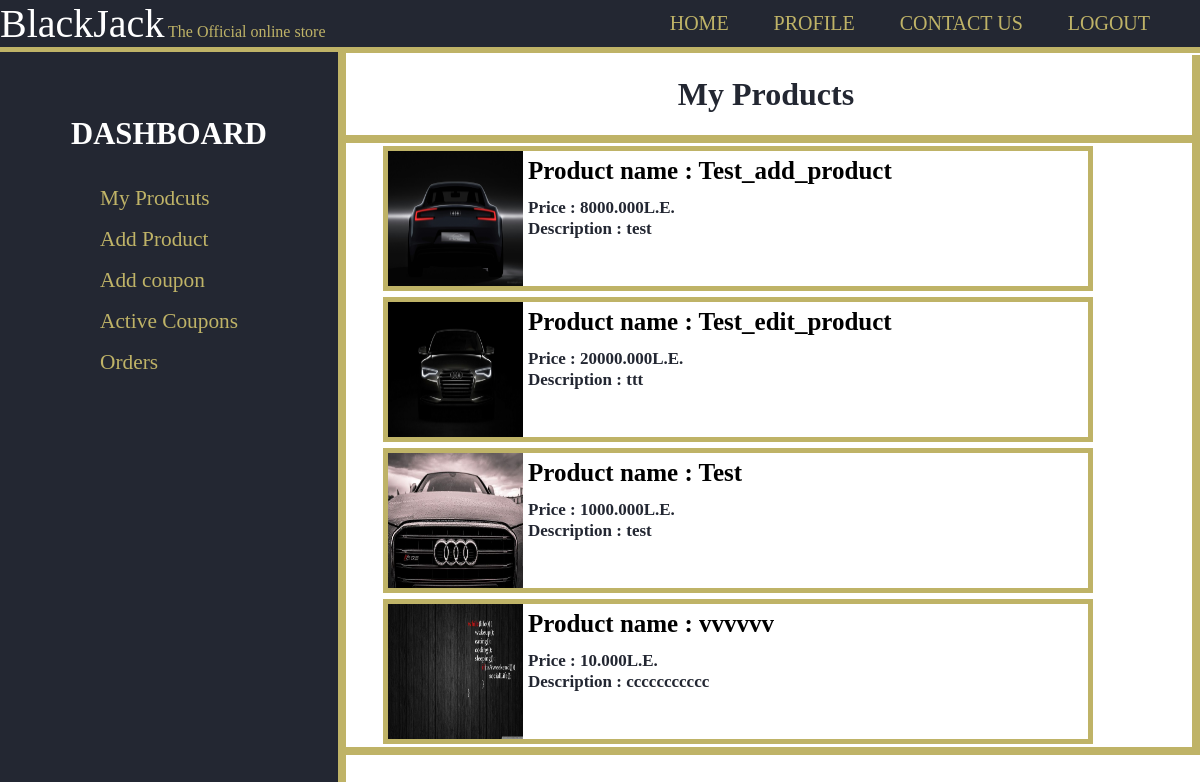
Before: /shop/ (signed in) with the older database file.
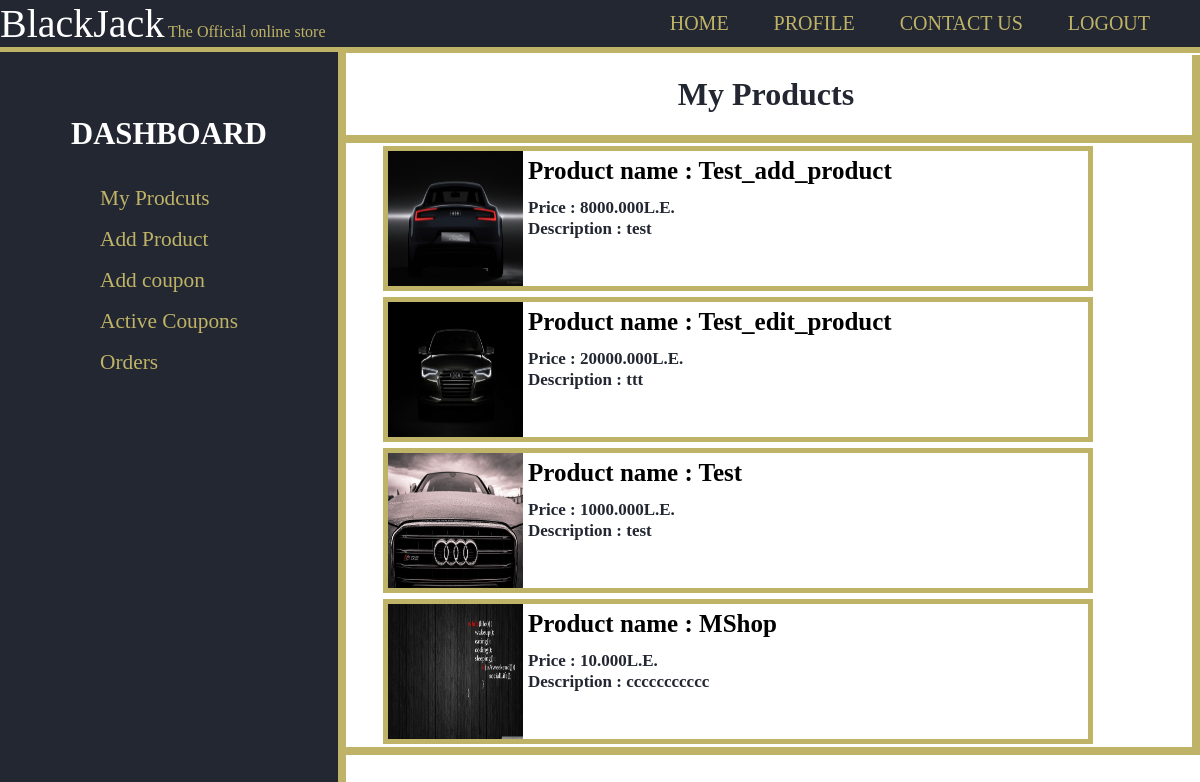
After: the same page with the newer database file.
### products/models.py (models this page shows, shortened)
class Product(models.Model):
    id = models.UUIDField(primary_key=True, default=uuid.uuid4, editable=False)
    name = models.CharField(max_length=100)
    price = models.DecimalField(max_digits=7,decimal_places=2)
    description = models.TextField(blank=True)
    remaininginstock = models.PositiveSmallIntegerField(default=1)
    featured = models.BooleanField(default=False)
    image = models.ImageField(null=True,blank=True,upload_to='product_images/')
    shop = models.ForeignKey('shop.Shop',on_delete=models.CASCADE)
    reviews = models.ManyToManyField(Review, blank=True, related_name="reviews")

### shop/views.py (the view)
# urls.py: path('',views.dashboard,name='shopdashboard'),
@login_required
def dashboard(request):
    preferred_currency=get_preffered_currency(request)
    currency_ratio=get_currency_ratio(request)
    if request.user.shop:
        return render(request,'shop/Dashboard.html',{
            'shop':request.user.shop,
            'products' : request.user.shop.products.all(),
            'currency_ratio':currency_ratio,
            'currency_symbol':currency_symbols[preferred_currency]
        })
    else:
        return render(request,'shop/not_a_seller.html')

### shop/views.py (called while the page is built)
def get_currency_ratio(request):
    if not request.user.is_authenticated:
        return 1
    preferred_currency=request.user.preferred_currency
    if preferred_currency=='EGP':
        return 1
    else:
        return requests.get('https://free.currconv.com/api/v7/convert',{'apiKey':config('API_KEY'),'q':'EGP'+'_'+preferred_currency,'compact':'ultra'}).json()['EGP'+'_'+preferred_currency]

def get_preffered_currency(request):
    if not request.user.is_authenticated:
        return 'EGP'
    return request.user.preferred_currency

### shop/templates/shop/Dashboard.html (shortened to what this page needs)
{% extends 'shop/layout.html' %}
{% load mathfilters %}
{% block name %}My Products{% endblock %}
{% block body %}
  <div id="items">
    <div class="itemscontainer">
        {% for product in products %}
        <div class="item" title="{{ product.name }}">
          <img src="{{ product.image.url }}" height="135" width="135">
          <p style="font-size:25px; font-weight:bold; position:relative; top:5px;"><a href="{% url 'editproduct' product.id %}">Product name : {{ product.name }}</a></p>
          <p><span style="font-weight:bold;">Price : </span> {{product.price|mul:currency_ratio|floatformat:3}}{{currency_symbol}}</p>
          <p><span style="font-weight:bold;">Description : </span> {{product.description}}</p>
        </div>
        {% endfor %}
    </div>
  </div>
{% endblock %}

### shop/templates/shop/layout.html (shortened to what this page needs)
{% load static %}
<!DOCTYPE html>
<html lang="en">
    <head>
    </head>
    <body>
        <header>
            <div class="Container">
                <div id="header">
                <span id="BlackJack">BlackJack</span>
                <span id="official">The Official online store </span>
            </div>
        <nav> <ul style="margin-top:12px;">
            <li> <a href="{% url 'home' %}"> Home </a> </li>
            <li> <a href="{% url 'userdashboard'%}"> Profile </a></li>
            <li> <a href="{% url 'contactus' %}"> Contact Us </a></li>
            {% if user.is_authenticated %}
            <li> <a href="{% url 'logout' %}">  Logout  </a> </li>
            {% else %}
            <li> <a href="{% url 'login' %}">  Login  </a> </li>
            {% endif %}
        </ul> </nav>
            </div>
        </header>
        <section id="sidemenu">
            <h1 style="color:white; padding-left:40px; font-size:23pt;">   DASHBOARD  </h1>
            <nav> <ul>
            <li> <a href="{% url 'shopdashboard' %}"> My Prodcuts </a>
            <li> <a href="{% url 'addproduct' %}"> Add Product </a> </li>
            <li> <a href="{% url 'addcoupon' %}"> Add coupon </a>
            <li> <a href="{% url 'activecoupons' %}"> Active Coupons</a></li>
            <li> <a href="{% url 'shop_orders'%}"> Orders </a>
        </ul> </nav>
        </section>
        <div class="container-1">
            <div class="box" id="upperinfo">
              <h1>{% block name %} {% endblock %}</h1>
            </div>
            <div class="box" id="info">
                {% block body %}
                {% endblock %}
            </div>
        </div>
    </body>
</html>

### shop/templates/shop/Dashboard.html (style rules this page uses)
#items { margin-left: 40px; overflow: hidden; }
.item { float:left; width:700px; background-color:white; border:5px solid #BFB367; margin:3px; }
.item a { color:black; text-decoration: none; }
.itemscontainer { border:navy; }
.item p { color:#232732; font-size:17px; position:relative; top:17px; margin:1px; }
.item img { float:left; height:135px; margin-right:5px; }

### shop/templates/shop/layout.html (style rules this page uses)
body { margin:0px; }
.Container { overflow: hidden; }
header { background-color: #232732; color: #ffffff; border-bottom: #BFB367 6px solid; position: fixed; top: 0px; left: 0px; right: 0px; z-index: 1; }
header ul { margin:0; padding: 0; }
header li { display: inline; padding: 0 20px 0 20px; }
header a { text-decoration: none; color: #BFB367; text-transform: uppercase; font-size:15pt; }
header nav { float:right; padding-right:30px; }
#sidemenu { float:left; padding: 40px 70px 50px 30px; background-color:#232732; border-right: 8px #BFB367 solid; text-align:center; text-decoration:none; position: fixed; z-index: 1; bottom: 0px; top: 52px; }
#sidemenu nav { text-align:left; }
#sidemenu nav ul li { list-style: none; }
#sidemenu a { text-decoration: none; color: #BFB367; padding:8px 30px; display:block; font-size:16pt; }
.container-1 { color:#232732; display:flex; flex-direction:column; margin-top: 55px; margin-left: 340px; }
#upperinfo { text-align:center; border-bottom: solid 8px #BFB367 ; border-right: solid 8px #BFB367 ; }
#info { border-right: solid 8px #BFB367 ; border-bottom: solid 8px #BFB367 ; font-weight:bold; }
#official { color: #BFB367; margin-top: 10%; margin-bottom: 5%; display:inline; }
#BlackJack { font-size: 40px; color: white; display:inline; }
#header { display:inline-block; }

Changed rows visible on the page:
changed Product "ccccccccccc": name "vvvvvv" → "MShop"
